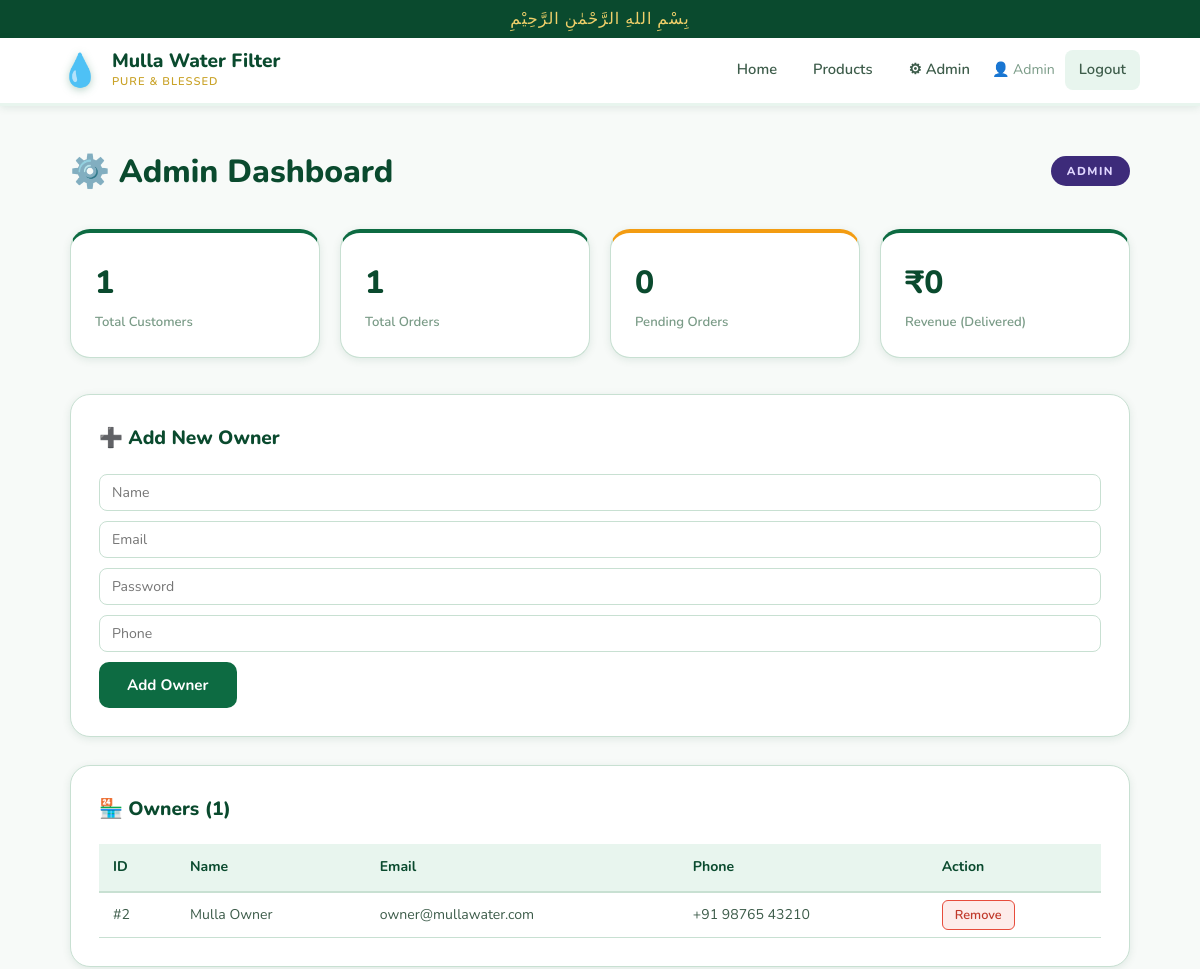
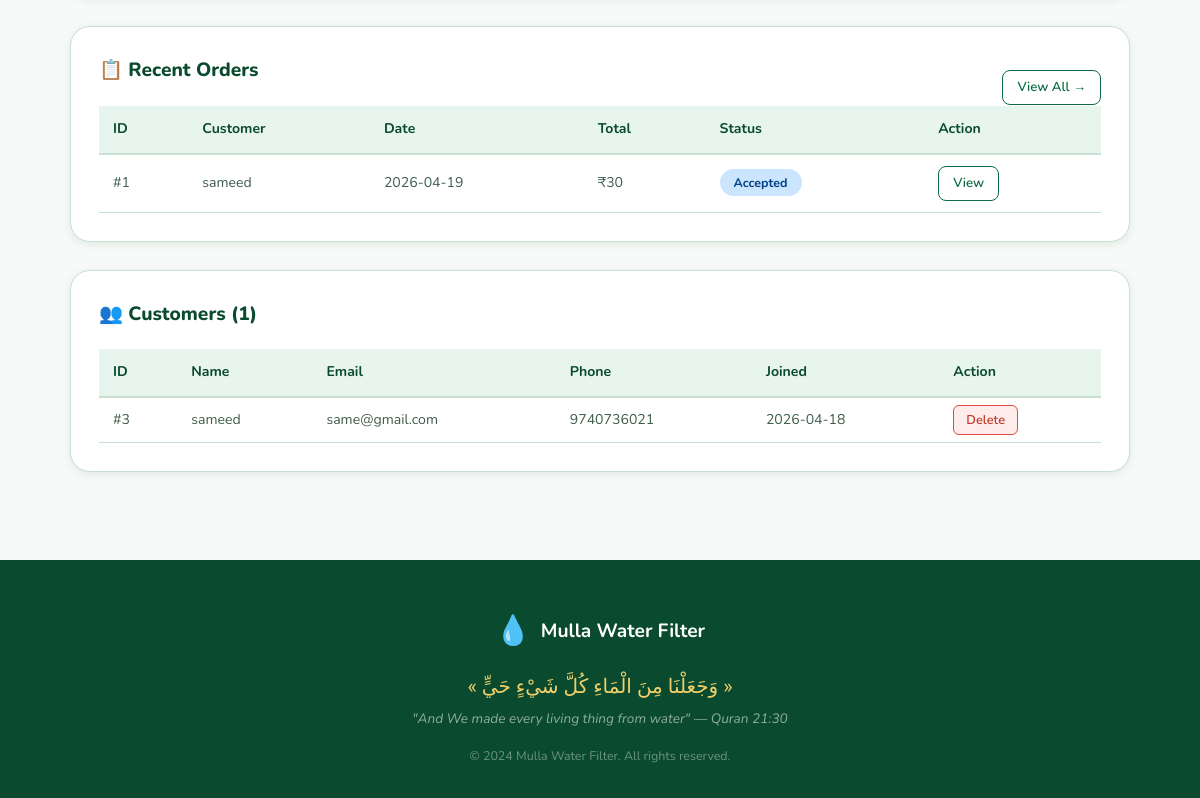
The page /admin (signed in) on the database its author committed (2 pictures, top to bottom).
### tables this page shows
CREATE TABLE users (
        id INTEGER PRIMARY KEY AUTOINCREMENT,
        name TEXT NOT NULL,
        email TEXT UNIQUE NOT NULL,
        password TEXT NOT NULL,
        role TEXT NOT NULL DEFAULT 'customer',
        phone TEXT,
        address TEXT,
        created_at TIMESTAMP DEFAULT CURRENT_TIMESTAMP
    );

CREATE TABLE orders (
        id INTEGER PRIMARY KEY AUTOINCREMENT,
        user_id INTEGER NOT NULL,
        status TEXT NOT NULL DEFAULT 'Pending',
        delivery_date TEXT NOT NULL,
        delivery_time TEXT NOT NULL,
        total_price REAL NOT NULL,
        address TEXT NOT NULL,
        payment_method TEXT DEFAULT 'Cash on Delivery',
        payment_status TEXT DEFAULT 'Pending',
        notes TEXT,
        created_at TIMESTAMP DEFAULT CURRENT_TIMESTAMP,
        FOREIGN KEY (user_id) REFERENCES users(id)
    );

### app.py (the view)
@app.route('/admin')
@role_required('admin')
def admin_dashboard():
    db = get_db()
    stats = {
        'total_users': db.execute("SELECT COUNT(*) FROM users WHERE role='customer'").fetchone()[0],
        'total_orders': db.execute("SELECT COUNT(*) FROM orders").fetchone()[0],
        'pending_orders': db.execute("SELECT COUNT(*) FROM orders WHERE status='Pending'").fetchone()[0],
        'total_revenue': db.execute("SELECT SUM(total_price) FROM orders WHERE status='Delivered'").fetchone()[0] or 0,
    }
    recent_orders = db.execute("""
        SELECT o.*, u.name as customer_name FROM orders o
        JOIN users u ON o.user_id = u.id
        ORDER BY o.created_at DESC LIMIT 10
    """).fetchall()
    owners = db.execute("SELECT * FROM users WHERE role='owner'").fetchall()
    users = db.execute("SELECT * FROM users WHERE role='customer' ORDER BY created_at DESC LIMIT 20").fetchall()
    db.close()
    return render_template('admin/dashboard.html', stats=stats, recent_orders=recent_orders, owners=owners, users=users)

### app.py (called while the page is built)
def get_db():
    conn = sqlite3.connect(DATABASE)
    conn.row_factory = sqlite3.Row  # Return dict-like rows
    return conn

def role_required(*roles):
    def decorator(f):
        @wraps(f)
        def decorated(*args, **kwargs):
            if 'user_id' not in session:
                return redirect(url_for('login'))
            if session.get('role') not in roles:
                flash('Access denied.', 'danger')
                return redirect(url_for('index'))
            return f(*args, **kwargs)
        return decorated
    return decorator

### templates/admin/dashboard.html (shortened to what this page needs)
{% extends "base.html" %}
{% block content %}
<div class="container page-container">
  <div class="panel-header">
    <h1>⚙️ Admin Dashboard</h1>
    <span class="panel-badge admin-badge">ADMIN</span>
  </div>
  <div class="stats-grid">
    <div class="stat-card"><div class="stat-val">{{ stats.total_users }}</div><div class="stat-lbl">Total Customers</div></div>
    <div class="stat-card"><div class="stat-val">{{ stats.total_orders }}</div><div class="stat-lbl">Total Orders</div></div>
    <div class="stat-card warn"><div class="stat-val">{{ stats.pending_orders }}</div><div class="stat-lbl">Pending Orders</div></div>
    <div class="stat-card green"><div class="stat-val">₹{{ stats.total_revenue|int }}</div><div class="stat-lbl">Revenue (Delivered)</div></div>
  </div>
  <div class="panel-section">
    <h2>➕ Add New Owner</h2>
    <form method="POST" action="{{ url_for('admin_add_owner') }}" class="inline-form">
      <input type="text" name="name" placeholder="Name" required class="form-input form-input-sm"/>
      <input type="email" name="email" placeholder="Email" required class="form-input form-input-sm"/>
      <input type="password" name="password" placeholder="Password" required class="form-input form-input-sm"/>
      <input type="tel" name="phone" placeholder="Phone" class="form-input form-input-sm"/>
      <button type="submit" class="btn-primary">Add Owner</button>
    </form>
  </div>
  <div class="panel-section">
    <h2>🏪 Owners ({{ owners|length }})</h2>
    <div class="table-wrap">
      <table class="data-table">
        <thead><tr><th>ID</th><th>Name</th><th>Email</th><th>Phone</th><th>Action</th></tr></thead>
        <tbody>
          {% for o in owners %}
          <tr>
            <td>#{{ o['id'] }}</td>
            <td>{{ o['name'] }}</td>
            <td>{{ o['email'] }}</td>
            <td>{{ o['phone'] or '—' }}</td>
            <td><a href="{{ url_for('admin_delete_user', user_id=o['id']) }}"
                   onclick="return confirm('Remove this owner?')" class="btn-danger-sm">Remove</a></td>
          </tr>
          {% else %}<tr><td colspan="5" class="empty-row">No owners yet</td></tr>
          {% endfor %}
        </tbody>
      </table>
    </div>
  </div>
  <div class="panel-section">
    <h2>📋 Recent Orders</h2>
    <a href="{{ url_for('admin_orders') }}" class="btn-outline-sm" style="float:right;margin-top:-36px;">View All →</a>
    <div class="table-wrap">
      <table class="data-table">
        <thead><tr><th>ID</th><th>Customer</th><th>Date</th><th>Total</th><th>Status</th><th>Action</th></tr></thead>
        <tbody>
          {% for o in recent_orders %}
          <tr>
            <td>#{{ o['id'] }}</td>
            <td>{{ o['customer_name'] }}</td>
            <td>{{ o['delivery_date'] }}</td>
            <td>₹{{ o['total_price']|int }}</td>
            <td><span class="status-badge status-{{ o['status']|lower|replace(' ', '-') }}">{{ o['status'] }}</span></td>
            <td><a href="{{ url_for('order_detail', order_id=o['id']) }}" class="btn-outline-sm">View</a></td>
          </tr>
          {% endfor %}
        </tbody>
      </table>
    </div>
  </div>
  <div class="panel-section">
    <h2>👥 Customers ({{ users|length }})</h2>
    <div class="table-wrap">
      <table class="data-table">
        <thead><tr><th>ID</th><th>Name</th><th>Email</th><th>Phone</th><th>Joined</th><th>Action</th></tr></thead>
        <tbody>
          {% for u in users %}
          <tr>
            <td>#{{ u['id'] }}</td>
            <td>{{ u['name'] }}</td>
            <td>{{ u['email'] }}</td>
            <td>{{ u['phone'] or '—' }}</td>
            <td>{{ u['created_at'][:10] }}</td>
            <td><a href="{{ url_for('admin_delete_user', user_id=u['id']) }}"
                   onclick="return confirm('Delete customer?')" class="btn-danger-sm">Delete</a></td>
          </tr>
          {% else %}<tr><td colspan="6" class="empty-row">No customers yet</td></tr>
          {% endfor %}
        </tbody>
      </table>
    </div>
  </div>
</div>
{% endblock %}

### static/css/style.css (style rules this page uses)
:root { --green-dark: #0a4a2e; --green-main: #0d6b42; --green-mid: #1a8c57; --green-light: #27ae60; --green-pale: #e8f5ee; --green-pale2: #d4edda; --gold: #c9a227; --gold-light: #f0d06a; --white: #ffffff; --off-white: #f7faf8; --text-dark: #1a2e25; --text-mid: #3d5c4a; --text-muted: #7a9b87; --border: #c8e0d2; --shadow-sm: 0 2px 8px rgba(10,74,46,0.10); --shadow-md: 0 6px 24px rgba(10,74,46,0.15); --shadow-lg: 0 16px 48px rgba(10,74,46,0.18); --radius: 12px; --radius-lg: 20px; --transition: all 0.25s ease; }
*, *::before, *::after { box-sizing: border-box; margin: 0; padding: 0; }
html { scroll-behavior: smooth; }
body { font-family: 'Nunito', sans-serif; background: var(--off-white); color: var(--text-dark); line-height: 1.6; }
a { text-decoration: none; color: inherit; }
input, select, textarea, button { font-family: inherit; font-size: inherit; }
.container { max-width: 1180px; margin: 0 auto; padding: 0 5%; }
.page-container { padding-top: 40px; padding-bottom: 60px; }
.btn-primary { background: var(--green-main); color: var(--white); padding: 13px 28px; border-radius: 10px; font-weight: 700; font-size: 0.95rem; border: none; cursor: pointer; transition: var(--transition); display: inline-block; text-align: center; }
.btn-outline-sm { background: transparent; color: var(--green-main); padding: 6px 14px; border-radius: 8px; font-weight: 600; font-size: 0.82rem; border: 1.5px solid var(--green-main); cursor: pointer; transition: var(--transition); display: inline-block; }
.btn-danger-sm { background: #fdecea; color: #c0392b; padding: 5px 12px; border-radius: 6px; font-size: 0.8rem; font-weight: 600; border: 1px solid #e74c3c; cursor: pointer; }
.form-input { padding: 11px 14px; border: 1.5px solid var(--border); border-radius: 10px; font-size: 0.95rem; transition: var(--transition); background: var(--white); color: var(--text-dark); width: 100%; }
.form-input-sm { padding: 8px 12px; font-size: 0.88rem; border-radius: 8px; }
.green { color: var(--green-main); font-weight: 700; }
.status-badge { padding: 5px 14px; border-radius: 100px; font-size: 0.78rem; font-weight: 700; }
.status-accepted { background: #cce5ff; color: #004085; }
.panel-header { display: flex; align-items: center; gap: 16px; margin-bottom: 32px; flex-wrap: wrap; }
.panel-header h1 { font-size: 2rem; font-weight: 800; color: var(--green-dark); flex: 1; }
.panel-badge { padding: 6px 16px; border-radius: 100px; font-size: 0.72rem; font-weight: 800; letter-spacing: 1.5px; }
.admin-badge { background: #3d2b7a; color: #e0d6ff; }
.stats-grid { display: grid; grid-template-columns: repeat(auto-fit, minmax(180px, 1fr)); gap: 20px; margin-bottom: 36px; }
.stat-card { background: var(--white); border-radius: var(--radius-lg); padding: 24px; box-shadow: var(--shadow-sm); border: 1px solid var(--border); border-top: 4px solid var(--green-main); }
.stat-card.warn { border-top-color: #f39c12; }
.stat-card.green { border-top-color: var(--green-main); }
.stat-val { font-size: 2rem; font-weight: 800; color: var(--green-dark); }
.stat-lbl { font-size: 0.82rem; color: var(--text-muted); margin-top: 4px; font-weight: 600; }
.panel-section { background: var(--white); border-radius: var(--radius-lg); padding: 28px; box-shadow: var(--shadow-sm); margin-bottom: 28px; border: 1px solid var(--border); position: relative; }
.panel-section h2 { font-size: 1.2rem; font-weight: 800; color: var(--green-dark); margin-bottom: 20px; }
.inline-form { display: flex; gap: 10px; flex-wrap: wrap; }
.table-wrap { overflow-x: auto; }
.data-table { width: 100%; border-collapse: collapse; font-size: 0.88rem; }
.data-table thead th { background: var(--green-pale); color: var(--green-dark); font-weight: 700; padding: 12px 14px; text-align: left; border-bottom: 2px solid var(--border); }
.data-table tbody td { padding: 11px 14px; border-bottom: 1px solid var(--border); color: var(--text-mid); }

### rows shown on the page
users: id "2", name "Mulla Owner", email "owner@mullawater.com", phone "+91 98765 43210"
orders: id "1", customer_name "sameed", delivery_date "2026-04-19", total_price "30", status "Accepted"
users: id "3", name "sameed", email "same@gmail.com", phone "9740736021", created_at "2026-04-18"

### other values the page prints
{{ session['name'] }} "Admin"
{{ stats.total_users }} "1"
{{ stats.total_orders }} "1"
{{ stats.pending_orders }} "0"
{{ stats.total_revenue|int }} "0"
{{ owners|length }} "1"
{{ users|length }} "1"
